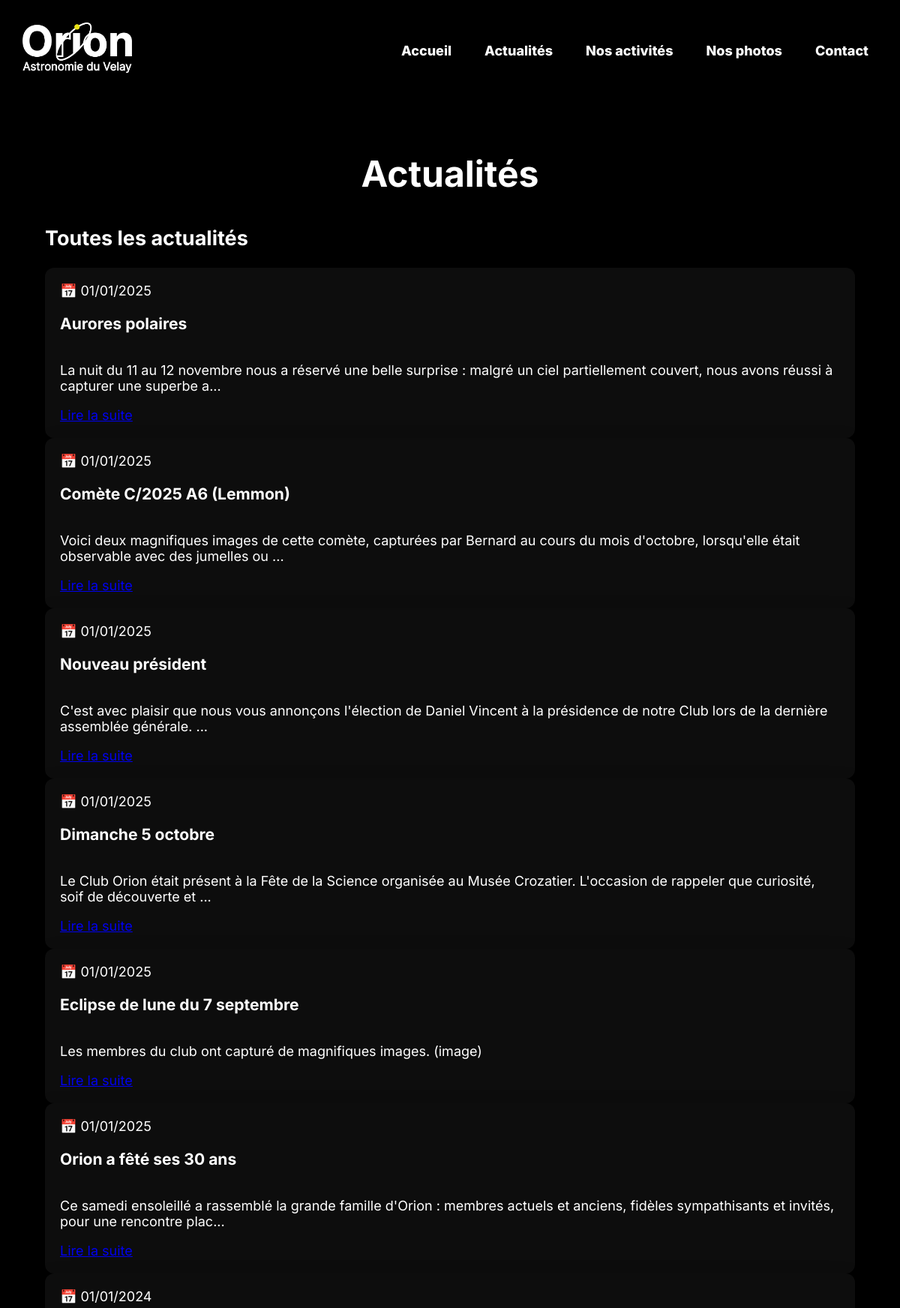
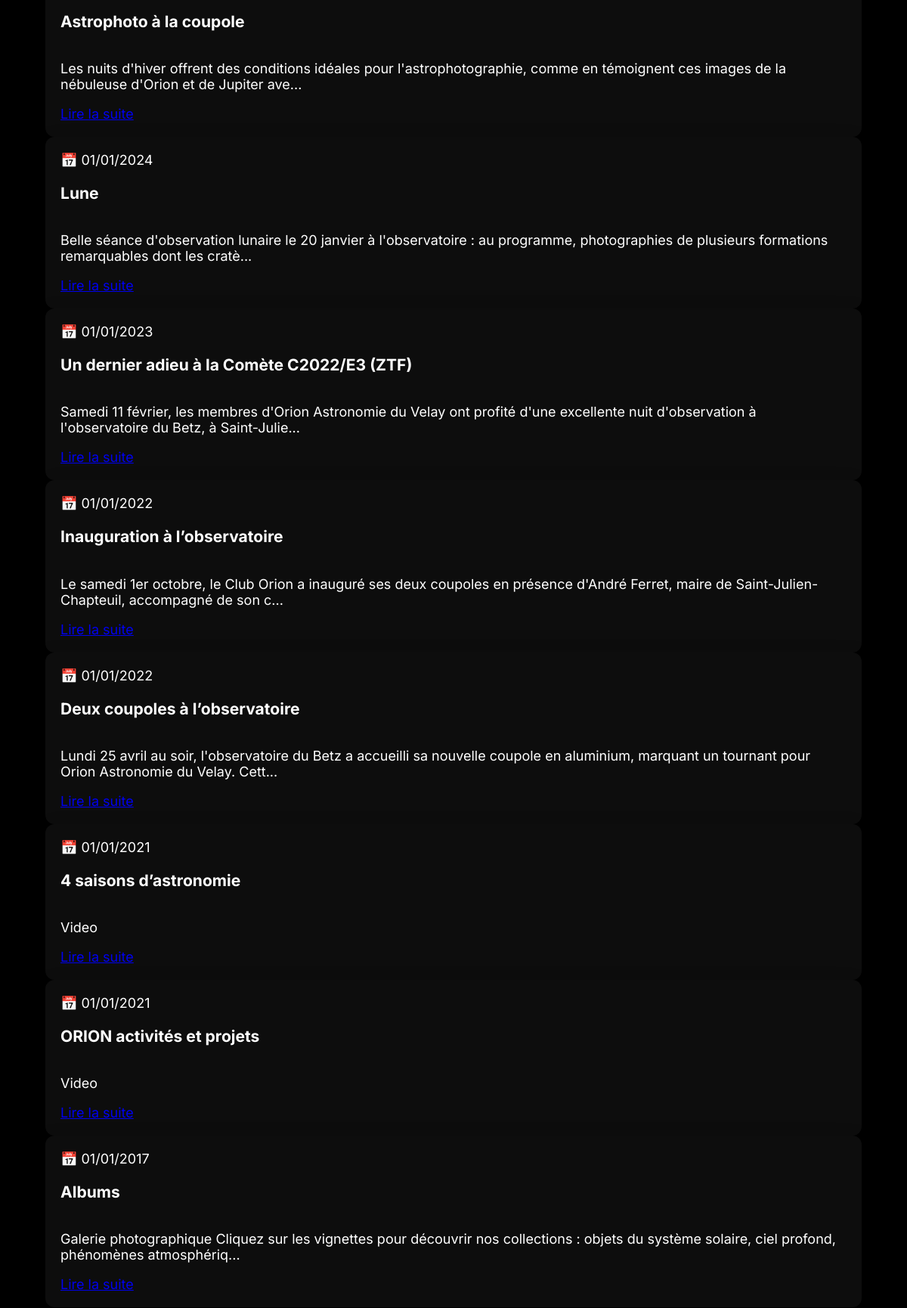
The page /PHP/actualites_poo.php (upper part) on the database its author committed (2 pictures, top to bottom).
### tables this page shows
CREATE TABLE `article` (
  `photo` varchar(255) NOT NULL,
  `article_id` int(11) NOT NULL,
  `titre` varchar(255) NOT NULL,
  `slug` varchar(255) NOT NULL,
  `contenu` text NOT NULL,
  `date_publication` datetime NOT NULL,
  `epingle` tinyint(1) NOT NULL DEFAULT 0
);

### PHP/orion_poo_classes.php (called while the page is built, shortened)
<?php
class Database {
    private $connection;
    private static $instance = null;
    private function __construct() {
        try {
            $this->connection = new PDO(
                "mysql:host=" . DB_HOST . ";dbname=" . DB_NAME . ";charset=utf8mb4",
                DB_USER,
                DB_PASS,
                [
                    PDO::ATTR_ERRMODE => PDO::ERRMODE_EXCEPTION,
                    PDO::ATTR_DEFAULT_FETCH_MODE => PDO::FETCH_ASSOC
                ]
            );
        } catch (PDOException $e) {
            die("Erreur de connexion : " . $e->getMessage());
        }
    }
    public static function getInstance() {
        if (self::$instance === null) {
            self::$instance = new self();
        }
        return self::$instance;
    }
    public function query($sql, $params = []) {
        $stmt = $this->connection->prepare($sql);
        $stmt->execute($params);
        return $stmt;
    }
    public function fetchAll($sql, $params = []) {
        return $this->query($sql, $params)->fetchAll();
    }
}
class Article {
    private $titre;
    private $slug;
    private $contenu;
    private $date_publication;
    private function hydrate($data) {
        $this->titre = $data['titre'] ?? '';
        $this->slug = $data['slug'] ?? '';
        $this->contenu = $data['contenu'] ?? '';
        $this->date_publication = $data['date_publication'] ?? date('Y-m-d H:i:s');
    }
    public function getTitre() { return $this->titre; }
    public function getSlug() { return $this->slug; }
    public function getExtrait($longueur = 150) {
        $extrait = strip_tags($this->contenu);
        if (strlen($extrait) > $longueur) {
            $extrait = substr($extrait, 0, $longueur) . '...';
        }
        return $extrait;
    }
    public function getDateFormatee() {
        $date = new DateTime($this->date_publication);
        return $date->format('d/m/Y');
    }
}
class ArticleManager {
    private $db;
    public function __construct() {
        $this->db = Database::getInstance();
    }
    public function getAll($limit = null) {
        $sql = "SELECT * FROM article ORDER BY date_publication DESC";
        $results = $this->db->fetchAll($sql);
        $articles = [];
        foreach ($results as $data) {
            $articles[] = new Article($data);
        }
        return $articles;
    }
    public function getEpingles() {
        $articles = [];
        return $articles;
    }
}
?>

### PHP/actualites_poo.php (the view, shortened to what this page needs)
<?php
$articleManager = new ArticleManager();
$articles = $articleManager->getAll();
?>
<!DOCTYPE html>
<html lang="fr">
<head>
    <link rel="stylesheet" href="../CSS/style.css">
    <link rel="stylesheet" href="../CSS/actualites.css">
</head>
<body>
    <nav class="navbar">
        <div class="nav-container">
            <a href="Index.html" class="logo">
                <img src="../Image/CharteGraphique/logo blanc.png" alt="Orion 43 Logo">
            </a>
            <ul class="nav-menu">
                <li><a href="Index.html" class="nav-link">Accueil</a></li>
                <li><a href="Actualites.php" class="nav-link">Actualités</a></li>
                <li><a href="NosActivites.php" class="nav-link">Nos activités</a></li>
                <li><a href="NosPhotos.php" class="nav-link">Nos photos</a></li>
                <li><a href="Contact.html" class="nav-link">Contact</a></li>
            </ul>
        </div>
    </nav>
    <main class="main-content">
        <h1>Actualités</h1>
        <section class="tous-articles">
            <h2>Toutes les actualités</h2>
            <div class="articles-grid">
                <?php if (!empty($articles)): ?>
                    <?php foreach ($articles as $article): ?>
                    <article class="article-card">
                        <div class="article-meta">
                            <span class="article-date">
                                📅 <?= htmlspecialchars($article->getDateFormatee()) ?>
                            </span>
                        </div>
                        <h3><?= htmlspecialchars($article->getTitre()) ?></h3>
                        <p class="article-extrait">
                            <?= htmlspecialchars($article->getExtrait(150)) ?>
                        </p>
                        <a href="article.php?slug=<?= urlencode($article->getSlug()) ?>" class="btn-lire-plus">
                        </a>
                    </article>
                    <?php endforeach; ?>
                <?php else: ?>
                    <p class="no-articles">Aucune actualité pour le moment.</p>
                <?php endif; ?>
            </div>
        </section>
    </main>
</body>
</html>

### CSS/style.css (style rules this page uses)
html, body { margin: 0; min-height: 100vh; background: #000; color: #fff; font-family: 'Inter', sans-serif; }
:root { --base: clamp(14px, 2vw, 18px); --h1: clamp(28px, 5vw, 48px); --h2: clamp(20px, 3vw, 32px); --h3: clamp(16px, 2.5vw, 24px); --h4: clamp(14px, 2vw, 20px); }
body { font-size: var(--base); }
:root { --nav-height-desktop: 130px; --nav-height-mobile: 90px; }
body { display: flex; flex-direction: column; padding-top: var(--nav-height-desktop); }
.navbar { position: fixed; top: 0; left: 0; right: 0; z-index: 100; background: transparent; backdrop-filter: blur(2px); background: rgba(0, 0, 0, 0.9); }
.nav-container { display: flex; justify-content: space-between; align-items: center; padding: 30px 30px; max-width: 1400px; margin: 0 auto; width: 100%; box-sizing: border-box; }
.logo img { height: 70px; width: auto; }
.nav-menu { display: flex; list-style: none; margin: 0; padding: 0; gap: 20px; align-items: center; }
.nav-link { color: #fff; text-decoration: none; font-size: var(--base); font-weight: 800; transition: color 0.3s ease; padding: 8px 12px; }
h1 { color: white; font-size: var(--h1); text-align: center; }

### CSS/actualites.css (style rules this page uses)
main { max-width: 1400px; margin: 0 auto; padding: 40px clamp(20px, 5vw, 80px); }
main h1 { text-align: center; font-size: var(--h1); margin-bottom: 40px; color: #fff; }
.article-card { direction: ltr; background: rgba(255, 255, 255, 0.05); border-radius: 12px; padding: 20px; box-shadow: 0 8px 24px rgba(0, 0, 0, 0.3); transition: transform 0.3s ease, box-shadow 0.3s ease; display: flex; flex-direction: column; }

### rows shown on the page
article: date_publication "01/01/2025", titre "Aurores polaires", contenu "La nuit du 11 au 12 novembre nous a réservé une belle surprise : malgré un ciel partiellement couvert, nous avons réussi à capturer une superbe a..."
article: date_publication "01/01/2025", titre "Comète C/2025 A6 (Lemmon)", contenu "Voici deux magnifiques images de cette comète, capturées par Bernard au cours du mois d'octobre, lorsqu'elle était observable avec des jumelles ou ..."
article: date_publication "01/01/2025", titre "Nouveau président", contenu "C'est avec plaisir que nous vous annonçons l'élection de Daniel Vincent à la présidence de notre Club lors de la dernière assemblée générale. ..."
article: date_publication "01/01/2025", titre "Dimanche 5 octobre", contenu "Le Club Orion était présent à la Fête de la Science organisée au Musée Crozatier. L'occasion de rappeler que curiosité, soif de découverte et ..."
article: date_publication "01/01/2025", titre "Eclipse de lune du 7 septembre", contenu "Les membres du club ont capturé de magnifiques images. (image)"
article: date_publication "01/01/2025", titre "Orion a fêté ses 30 ans", contenu "Ce samedi ensoleillé a rassemblé la grande famille d'Orion : membres actuels et anciens, fidèles sympathisants et invités, pour une rencontre plac..."
article: date_publication "01/01/2024", titre "Astrophoto à la coupole", contenu "Les nuits d'hiver offrent des conditions idéales pour l'astrophotographie, comme en témoignent ces images de la nébuleuse d'Orion et de Jupiter ave..."
article: date_publication "01/01/2024", titre "Lune", contenu "Belle séance d'observation lunaire le 20 janvier à l'observatoire : au programme, photographies de plusieurs formations remarquables dont les cratè..."
article: date_publication "01/01/2023", titre "Un dernier adieu à la Comète C2022/E3 (ZTF)", contenu "Samedi 11 février, les membres d'Orion Astronomie du Velay ont profité d'une excellente nuit d'observation à l'observatoire du Betz, à Saint-Julie..."
article: date_publication "01/01/2022", titre "Inauguration à l’observatoire", contenu "Le samedi 1er octobre, le Club Orion a inauguré ses deux coupoles en présence d'André Ferret, maire de Saint-Julien-Chapteuil, accompagné de son c..."
article: date_publication "01/01/2022", titre "Deux coupoles à l’observatoire", contenu "Lundi 25 avril au soir, l'observatoire du Betz a accueilli sa nouvelle coupole en aluminium, marquant un tournant pour Orion Astronomie du Velay. Cett..."
article: date_publication "01/01/2021", titre "4 saisons d’astronomie", contenu "Video"
article: date_publication "01/01/2021", titre "ORION activités et projets", contenu "Video"
article: date_publication "01/01/2017", titre "Albums", contenu "Galerie photographique Cliquez sur les vignettes pour découvrir nos collections : objets du système solaire, ciel profond, phénomènes atmosphériq..."
